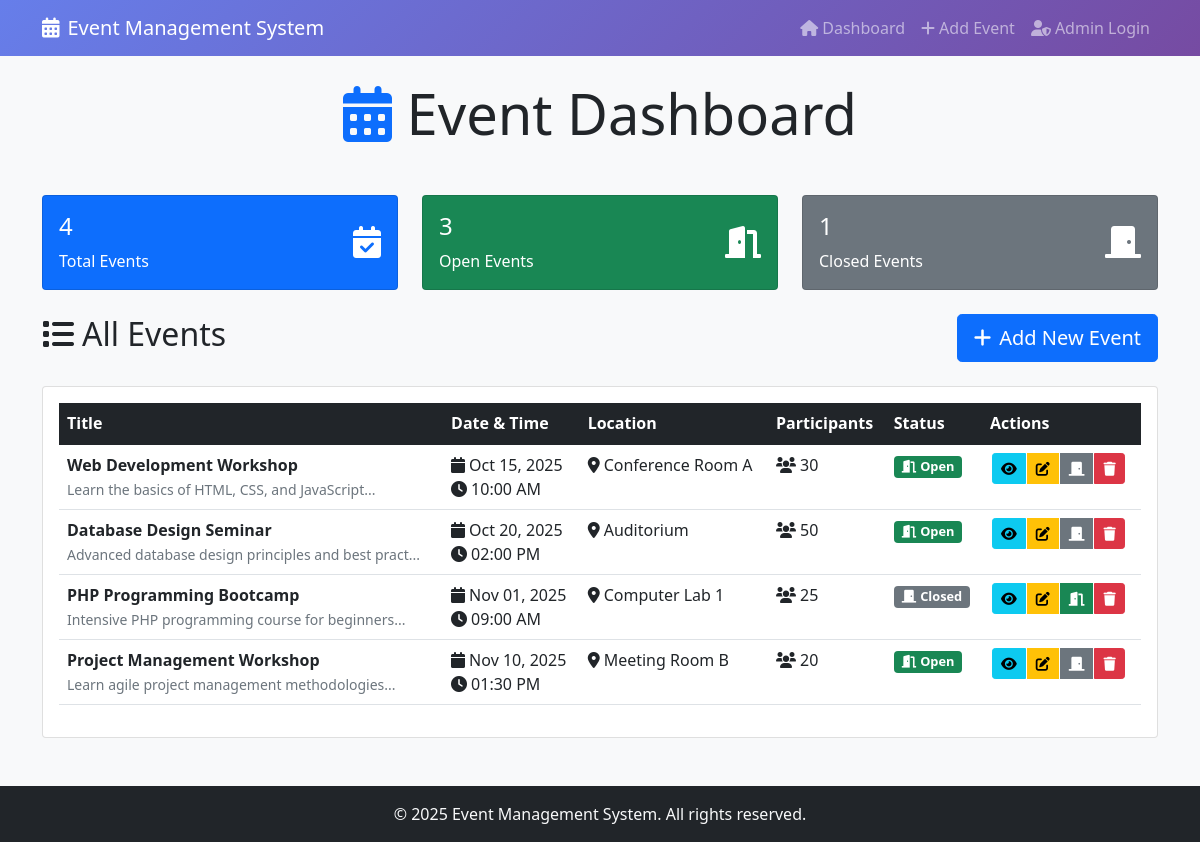
The page / on the database its author committed.
### tables this page shows
CREATE TABLE IF NOT EXISTS events (
    id INT AUTO_INCREMENT PRIMARY KEY,
    title VARCHAR(255) NOT NULL,
    description TEXT,
    event_date DATE NOT NULL,
    event_time TIME NOT NULL,
    location VARCHAR(255) NOT NULL,
    status ENUM('open', 'closed') DEFAULT 'open',
    max_participants INT DEFAULT 0,
    created_at TIMESTAMP DEFAULT CURRENT_TIMESTAMP,
    updated_at TIMESTAMP DEFAULT CURRENT_TIMESTAMP ON UPDATE CURRENT_TIMESTAMP
);

### classes/Event.php (called while the page is built, shortened)
<?php
require_once 'config/database.php';
class Event {
    private $db;
    private $table = 'events';
    public function __construct() {
        $database = new Database();
        $this->db = $database->getConnection();
    }
    public function readAll() {
        try {
            $sql = "SELECT * FROM {$this->table} ORDER BY event_date ASC, event_time ASC";
            $stmt = $this->db->prepare($sql);
            $stmt->execute();
            return $stmt->fetchAll();
        } catch (PDOException $e) {
            error_log("Error reading events: " . $e->getMessage());
            return [];
        }
    }
    public function getByStatus($status) {
        try {
            $sql = "SELECT * FROM {$this->table} WHERE status = :status ORDER BY event_date ASC, event_time ASC";
            $stmt = $this->db->prepare($sql);
            $stmt->bindParam(':status', $status);
            $stmt->execute();
            return $stmt->fetchAll();
        } catch (PDOException $e) {
            error_log("Error reading events by status: " . $e->getMessage());
            return [];
        }
    }
}
?>

### config/database.php (called while the page is built, shortened)
<?php
class Database {
    private $host = 'localhost';
    private $username = 'root';
    private $password = '';
    private $database = 'event_management';
    private $connection;
    private function connect() {
        try {
            $this->connection = new PDO(
                "mysql:host={$this->host};dbname={$this->database}",
                $this->username,
                $this->password,
                [
                    PDO::ATTR_ERRMODE => PDO::ERRMODE_EXCEPTION,
                    PDO::ATTR_DEFAULT_FETCH_MODE => PDO::FETCH_ASSOC
                ]
            );
        } catch (PDOException $e) {
            die("Connection failed: " . $e->getMessage());
        }
    }
    public function getConnection() {
        return $this->connection;
    }
}
?>

### index.php (the view, shortened to what this page needs)
<?php
require_once 'classes/Event.php';
$event = new Event();
$events = $event->readAll();
$openEvents = $event->getByStatus('open');
$closedEvents = $event->getByStatus('closed');
include 'includes/header.php';
?>
<div class="row mb-4">
    <div class="col-md-12">
        <h1 class="display-4 text-center mb-4">
            <i class="fas fa-calendar-alt text-primary"></i> Event Dashboard
        </h1>
    </div>
</div>
<div class="row mb-4">
    <div class="col-md-4">
        <div class="card text-white bg-primary card-hover">
            <div class="card-body">
                <div class="d-flex justify-content-between">
                    <div>
                        <h4 class="card-title"><?php echo count($events); ?></h4>
                        <p class="card-text">Total Events</p>
                    </div>
                    <div class="align-self-center">
                        <i class="fas fa-calendar-check fa-2x"></i>
                    </div>
                </div>
            </div>
        </div>
    </div>
    <div class="col-md-4">
        <div class="card text-white bg-success card-hover">
            <div class="card-body">
                <div class="d-flex justify-content-between">
                    <div>
                        <h4 class="card-title"><?php echo count($openEvents); ?></h4>
                        <p class="card-text">Open Events</p>
                    </div>
                    <div class="align-self-center">
                        <i class="fas fa-door-open fa-2x"></i>
                    </div>
                </div>
            </div>
        </div>
    </div>
    <div class="col-md-4">
        <div class="card text-white bg-secondary card-hover">
            <div class="card-body">
                <div class="d-flex justify-content-between">
                    <div>
                        <h4 class="card-title"><?php echo count($closedEvents); ?></h4>
                        <p class="card-text">Closed Events</p>
                    </div>
                    <div class="align-self-center">
                        <i class="fas fa-door-closed fa-2x"></i>
                    </div>
                </div>
            </div>
        </div>
    </div>
</div>
<div class="row mb-4">
    <div class="col-md-12">
        <div class="d-flex justify-content-between align-items-center">
            <h2><i class="fas fa-list me-2"></i>All Events</h2>
            <a href="create.php" class="btn btn-primary btn-lg">
                <i class="fas fa-plus me-2"></i>Add New Event
            </a>
        </div>
    </div>
</div>
<div class="row">
    <div class="col-md-12">
        <div class="card">
            <div class="card-body">
                <?php if (empty($events)): ?>
                    <div class="text-center py-5">
                        <i class="fas fa-calendar-times fa-5x text-muted mb-3"></i>
                        <h3 class="text-muted">No Events Found</h3>
                        <p class="text-muted">Start by creating your first event!</p>
                        <a href="create.php" class="btn btn-primary">
                            <i class="fas fa-plus me-2"></i>Create Event
                        </a>
                    </div>
                <?php else: ?>
                    <div class="table-responsive">
                        <table class="table table-hover">
                            <thead class="table-dark">
                                <tr>
                                    <th>Title</th>
                                    <th>Date & Time</th>
                                    <th>Location</th>
                                    <th>Participants</th>
                                    <th>Status</th>
                                    <th>Actions</th>
                                </tr>
                            </thead>
                            <tbody>
                                <?php foreach ($events as $eventData): ?>
                                    <tr>
                                        <td>
                                            <strong><?php echo htmlspecialchars($eventData['title']); ?></strong>
                                            <?php if (!empty($eventData['description'])): ?>
                                                <br><small class="text-muted"><?php echo htmlspecialchars(substr($eventData['description'], 0, 50)); ?>...</small>
                                            <?php endif; ?>
                                        </td>
                                        <td>
                                            <i class="fas fa-calendar me-1"></i><?php echo date('M d, Y', strtotime($eventData['event_date'])); ?><br>
                                            <i class="fas fa-clock me-1"></i><?php echo date('h:i A', strtotime($eventData['event_time'])); ?>
                                        </td>
                                        <td>
                                            <i class="fas fa-map-marker-alt me-1"></i><?php echo htmlspecialchars($eventData['location']); ?>
                                        </td>
                                        <td>
                                            <i class="fas fa-users me-1"></i><?php echo $eventData['max_participants']; ?>
                                        </td>
                                        <td>
                                            <?php if ($eventData['status'] === 'open'): ?>
                                                <span class="badge bg-success status-badge">
                                                    <i class="fas fa-door-open me-1"></i>Open
                                                </span>
                                            <?php else: ?>
                                                <span class="badge bg-secondary status-badge">
                                                    <i class="fas fa-door-closed me-1"></i>Closed
                                                </span>
                                            <?php endif; ?>
                                        </td>
                                        <td>
                                            <div class="btn-group" role="group">
                                                <a href="view.php?id=<?php echo $eventData['id']; ?>"
                                                   class="btn btn-info btn-sm btn-action" title="View Details">
                                                    <i class="fas fa-eye"></i>
                                                </a>
                                                <a href="edit.php?id=<?php echo $eventData['id']; ?>"
                                                   class="btn btn-warning btn-sm btn-action" title="Edit">
                                                    <i class="fas fa-edit"></i>
                                                </a>
                                                <?php if ($eventData['status'] === 'open'): ?>
                                                    <a href="actions.php?action=close&id=<?php echo $eventData['id']; ?>"
                                                       class="btn btn-secondary btn-sm btn-action" title="Close Event"
                                                       onclick="return confirmStatusChange('<?php echo htmlspecialchars($eventData['title']); ?>', 'close')">
                                                        <i class="fas fa-door-closed"></i>
                                                    </a>
                                                <?php else: ?>
                                                    <a href="actions.php?action=open&id=<?php echo $eventData['id']; ?>"
                                                       class="btn btn-success btn-sm btn-action" title="Open Event"
                                                       onclick="return confirmStatusChange('<?php echo htmlspecialchars($eventData['title']); ?>', 'open')">
                                                        <i class="fas fa-door-open"></i>
                                                    </a>
                                                <?php endif; ?>
                                                <a href="actions.php?action=delete&id=<?php echo $eventData['id']; ?>"
                                                   class="btn btn-danger btn-sm btn-action" title="Delete"
                                                   onclick="return confirmDelete('<?php echo htmlspecialchars($eventData['title']); ?>')">
                                                    <i class="fas fa-trash"></i>
                                                </a>
                                            </div>
                                        </td>
                                    </tr>
                                <?php endforeach; ?>
                            </tbody>
                        </table>
                    </div>
                <?php endif; ?>
            </div>
        </div>
    </div>
</div>
<?php include 'includes/footer.php'; ?>

### includes/header.php (shortened to what this page needs)
<!DOCTYPE html>
<html lang="en">
<head>
    <link href="https://cdn.jsdelivr.net/npm/bootstrap@5.1.3/dist/css/bootstrap.min.css" rel="stylesheet">
    <link href="https://cdnjs.cloudflare.com/ajax/libs/font-awesome/6.0.0/css/all.min.css" rel="stylesheet">
</head>
<body class="bg-light">
    <nav class="navbar navbar-expand-lg navbar-dark header-gradient">
        <div class="container">
            <a class="navbar-brand" href="index.php">
                <i class="fas fa-calendar-alt me-2"></i>Event Management System
            </a>
            <div class="navbar-nav ms-auto">
                <a class="nav-link" href="index.php">
                    <i class="fas fa-home me-1"></i>Dashboard
                </a>
                <a class="nav-link" href="create.php">
                    <i class="fas fa-plus me-1"></i>Add Event
                </a>
                <a class="nav-link" href="login.php">
                    <i class="fas fa-user-shield me-1"></i>Admin Login
                </a>
            </div>
        </div>
    </nav>
    <div class="container mt-4">

### includes/footer.php (shortened to what this page needs)
    </div>
    <footer class="bg-dark text-light text-center py-3 mt-5">
        <div class="container">
            <p class="mb-0">&copy; 2025 Event Management System. All rights reserved.</p>
        </div>
    </footer>
</body>
</html>

### includes/header.php (style rules this page uses)
.header-gradient { background: linear-gradient(135deg, #667eea 0%, #764ba2 100%); }
.status-badge { font-size: 0.8rem; padding: 0.25rem 0.5rem; }
.btn-action { margin: 0 2px; }

### rows shown on the page
events: title "Web Development Workshop", description "Learn the basics of HTML, CSS, and JavaScript", event_date "Oct 15, 2025", event_time "10:00 AM", location "Conference Room A", max_participants "30", status "open" (drawn)
events: title "Database Design Seminar", description "Advanced database design principles and best pract", event_date "Oct 20, 2025", event_time "02:00 PM", location "Auditorium", max_participants "50", status "open" (drawn)
events: title "PHP Programming Bootcamp", description "Intensive PHP programming course for beginners", event_date "Nov 01, 2025", event_time "09:00 AM", location "Computer Lab 1", max_participants "25", status "closed" (drawn)
events: title "Project Management Workshop", description "Learn agile project management methodologies", event_date "Nov 10, 2025", event_time "01:30 PM", location "Meeting Room B", max_participants "20", status "open" (drawn)

### other values the page prints
count($events) "4"
count($openEvents) "3"
count($closedEvents) "1"
